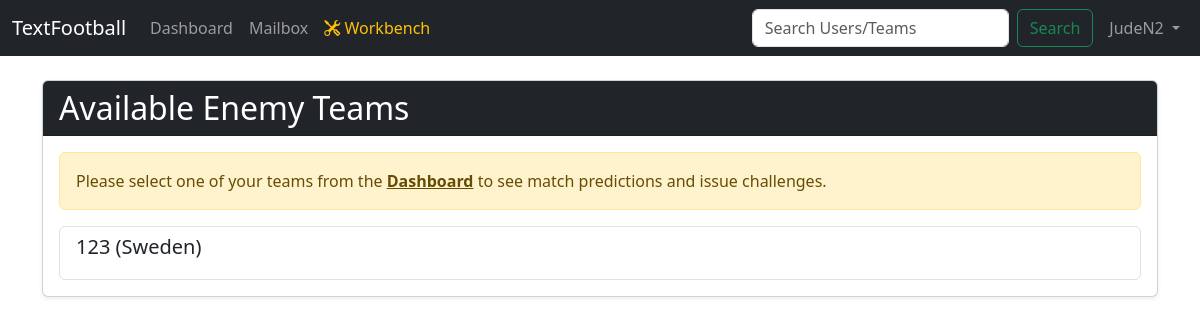
Page /simulate (signed in) on the earlier database version.
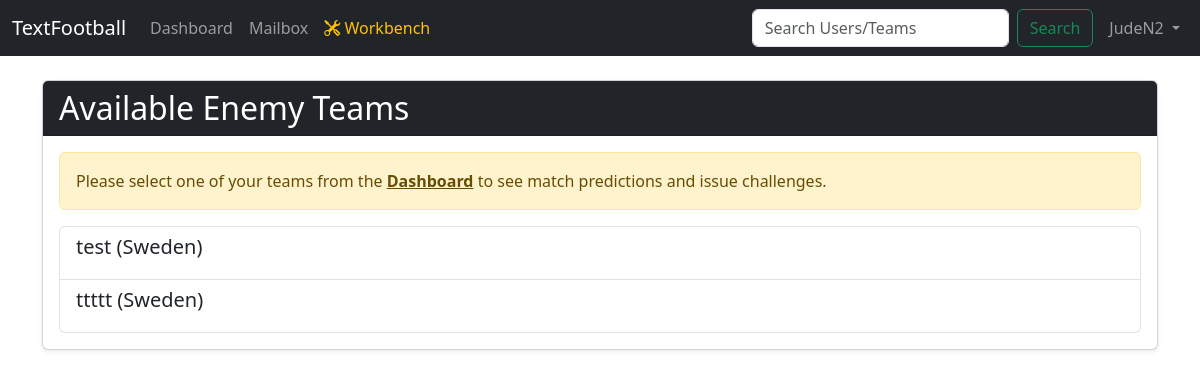
Same page on the later database version.
### app/models.py (models this page shows)
class Team(db.Model):
    id = db.Column(db.Integer, primary_key=True)
    name = db.Column(db.String(100), unique=True, nullable=False)
    country = db.Column(db.String(50), nullable=False)
    user_id = db.Column(db.Integer, db.ForeignKey('user.id'), nullable=False)
    players = db.relationship('Player', backref='team', lazy=True, cascade="all, delete-orphan")
    league = db.Column(db.String(100), nullable=True, default=None)
    division = db.Column(db.String(50), nullable=True, default=None)
    season = db.Column(db.Integer, nullable=True, default=None)

### app/routes_game.py (the view)
@game_bp.route('/simulate')
def simulate():
    if 'username' not in session:
        return redirect(url_for('auth_bp.login'))
    user = User.query.filter_by(username=session['username']).first()
    all_teams = Team.query.filter(Team.user_id != user.id).all()
    user_team_id = session.get('selected_team_id')
    enemies = []
    for team in all_teams:
        odds = None
        if user_team_id:
            odds = get_prematch_odds(user_team_id=user_team_id, enemy_team_id=team.id)
        enemies.append({'team': team, 'odds': odds})
    return render_template('simulate.html', enemies=enemies, has_selected_team=(user_team_id is not None))

### app/__init__.py (called while the page is built)
def create_app():
    app = Flask(__name__)
    app.config['SECRET_KEY'] = 'a_very_secret_key_for_development'
    app.config['SQLALCHEMY_DATABASE_URI'] = 'sqlite:///' + os.path.join(basedir, 'database.db')
    db.init_app(app)
    from .routes_auth import auth_bp
    from .routes_game import game_bp
    app.register_blueprint(auth_bp)
    app.register_blueprint(game_bp)
    @app.context_processor
    def inject_selected_team():
        if 'selected_team_id' in session:
            from .models import Team
            selected_team = Team.query.get(session['selected_team_id'])
            return dict(selected_team=selected_team)
        return dict(selected_team=None)
    def nl2br(value):
        result = value.replace('\n', '<br>\n')
        return Markup(result)
    app.jinja_env.filters['nl2br'] = nl2br
    return app

### app/templates/simulate.html (shortened to what this page needs)
{% extends "base.html" %}
{% block content %}
<div class="card shadow-sm">
    <div class="card-header bg-dark text-white">
        <h1 class="h2 mb-0">Available Enemy Teams</h1>
    </div>
    <div class="card-body">
        {% if not has_selected_team %}
        <div class="alert alert-warning" role="alert">
            Please select one of your teams from the <a href="{{ url_for('game_bp.dashboard') }}" class="alert-link">Dashboard</a> to see match predictions and issue challenges.
        </div>
        {% else %}
        <div class="alert alert-info small">
            <h6 class="alert-heading mb-1">How to Read the Analysis</h6>
            The tables below show team stats for each fixture. For the team playing at home (H), you will see their zonal strength calculation: `Base Strength → <strong>Boosted Strength</strong>`.
        </div>
        {% endif %}
        <ul class="list-group mt-3">
            {% for enemy in enemies %}
            <li class="list-group-item">
                <div class="d-flex justify-content-between align-items-center mb-2">
                    <div><h5 class="mb-1">{{ enemy.team.name }} ({{ enemy.team.country }})</h5></div>
                </div>
            </li>
            {% else %}
            <li class="list-group-item">No enemy teams available.</li>
            {% endfor %}
        </ul>
    </div>
</div>
{% endblock %}

Differences in the rows shown:
no longer on this page (row edited): Team: team.name "123", team.country "Sweden"
now on this page (row edited): Team: team.name "test", team.country "Sweden"
added Team: team.name "ttttt", team.country "Sweden"
